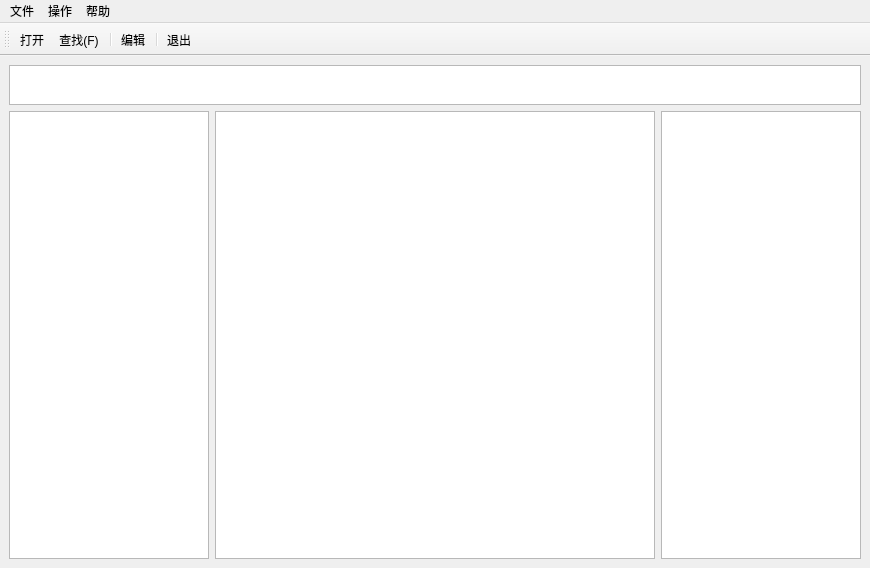
<?xml version="1.0" encoding="UTF-8"?>
<ui version="4.0">
 <class>MainWindow</class>
 <widget class="QMainWindow" name="MainWindow">
  <property name="geometry">
   <rect>
    <x>0</x>
    <y>0</y>
    <width>870</width>
    <height>568</height>
   </rect>
  </property>
  <property name="windowTitle">
   <string>主界面</string>
  </property>
  <widget class="QWidget" name="centralWidget">
   <layout class="QVBoxLayout" name="verticalLayout_2">
    <item>
     <widget class="QGraphicsView" name="graphicsView">
      <property name="maximumSize">
       <size>
        <width>16777215</width>
        <height>40</height>
       </size>
      </property>
      <property name="autoFillBackground">
       <bool>false</bool>
      </property>
      <property name="styleSheet">
       <string notr="true">background-image: url(:/jpg/jpg/background.jpg);</string>
      </property>
      <property name="verticalScrollBarPolicy">
       <enum>Qt::ScrollBarAsNeeded</enum>
      </property>
     </widget>
    </item>
    <item>
     <layout class="QVBoxLayout" name="verticalLayout">
      <item>
       <layout class="QHBoxLayout" name="horizontalLayout">
        <item>
         <widget class="QListView" name="srcHostList">
          <property name="maximumSize">
           <size>
            <width>200</width>
            <height>16777215</height>
           </size>
          </property>
          <property name="font">
           <font>
            <weight>75</weight>
            <bold>true</bold>
           </font>
          </property>
          <property name="contextMenuPolicy">
           <enum>Qt::CustomContextMenu</enum>
          </property>
          <property name="styleSheet">
           <string notr="true"/>
          </property>
         </widget>
        </item>
        <item>
         <layout class="QVBoxLayout" name="mainView">
          <item>
           <widget class="QTableView" name="streamTable">
            <property name="selectionBehavior">
             <enum>QAbstractItemView::SelectRows</enum>
            </property>
           </widget>
          </item>
          <item>
           <layout class="QHBoxLayout" name="streamHeaders"/>
          </item>
         </layout>
        </item>
        <item>
         <widget class="QListView" name="dstHostList">
          <property name="maximumSize">
           <size>
            <width>200</width>
            <height>16777215</height>
           </size>
          </property>
          <property name="contextMenuPolicy">
           <enum>Qt::CustomContextMenu</enum>
          </property>
         </widget>
        </item>
       </layout>
      </item>
     </layout>
    </item>
   </layout>
  </widget>
  <widget class="QMenuBar" name="menuBar">
   <property name="geometry">
    <rect>
     <x>0</x>
     <y>0</y>
     <width>870</width>
     <height>20</height>
    </rect>
   </property>
   <widget class="QMenu" name="menu">
    <property name="title">
     <string>文件</string>
    </property>
    <addaction name="action"/>
   </widget>
   <widget class="QMenu" name="menu_2">
    <property name="title">
     <string>操作</string>
    </property>
    <addaction name="action_2"/>
    <addaction name="action_4"/>
   </widget>
   <widget class="QMenu" name="menu_3">
    <property name="title">
     <string>帮助</string>
    </property>
    <addaction name="action_3"/>
   </widget>
   <addaction name="menu"/>
   <addaction name="menu_2"/>
   <addaction name="menu_3"/>
  </widget>
  <widget class="QToolBar" name="toolBar">
   <property name="windowTitle">
    <string>toolBar</string>
   </property>
   <property name="styleSheet">
    <string notr="true">selection-color: rgb(255, 0, 0);</string>
   </property>
   <property name="toolButtonStyle">
    <enum>Qt::ToolButtonTextBesideIcon</enum>
   </property>
   <attribute name="toolBarArea">
    <enum>TopToolBarArea</enum>
   </attribute>
   <attribute name="toolBarBreak">
    <bool>false</bool>
   </attribute>
   <addaction name="actionDBOpen"/>
   <addaction name="action_1"/>
   <addaction name="separator"/>
   <addaction name="action_6"/>
   <addaction name="separator"/>
   <addaction name="action_7"/>
  </widget>
  <action name="action">
   <property name="text">
    <string>退出</string>
   </property>
  </action>
  <action name="action_1">
   <property name="icon">
    <iconset resource="ico.qrc">
     <normaloff>:/icon/icon/query.png</normaloff>:/icon/icon/query.png</iconset>
   </property>
   <property name="text">
    <string>查找(&amp;F)</string>
   </property>
   <property name="iconText">
    <string>查找(F)</string>
   </property>
   <property name="softKeyRole">
    <enum>QAction::NoSoftKey</enum>
   </property>
  </action>
  <action name="action_3">
   <property name="icon">
    <iconset>
     <normaloff>:/icon/stat.png</normaloff>:/icon/stat.png</iconset>
   </property>
   <property name="text">
    <string>关于</string>
   </property>
  </action>
  <action name="action_2">
   <property name="text">
    <string>导入</string>
   </property>
  </action>
  <action name="action_4">
   <property name="text">
    <string>导出</string>
   </property>
  </action>
  <action name="action_5">
   <property name="text">
    <string>升级</string>
   </property>
  </action>
  <action name="action_6">
   <property name="icon">
    <iconset resource="ico.qrc">
     <normaloff>:/icon/icon/edit.png</normaloff>:/icon/icon/edit.png</iconset>
   </property>
   <property name="text">
    <string>编辑</string>
   </property>
  </action>
  <action name="action_7">
   <property name="icon">
    <iconset resource="ico.qrc">
     <normaloff>:/icon/icon/exit.png</normaloff>:/icon/icon/exit.png</iconset>
   </property>
   <property name="text">
    <string>退出</string>
   </property>
  </action>
  <action name="action_8">
   <property name="text">
    <string>打开</string>
   </property>
  </action>
  <action name="actionDBOpen">
   <property name="icon">
    <iconset resource="ico.qrc">
     <normaloff>:/icon/icon/fileopen.png</normaloff>:/icon/icon/fileopen.png</iconset>
   </property>
   <property name="text">
    <string>打开</string>
   </property>
  </action>
 </widget>
 <resources>
  <include location="ico.qrc"/>
 </resources>
 <connections/>
</ui>
